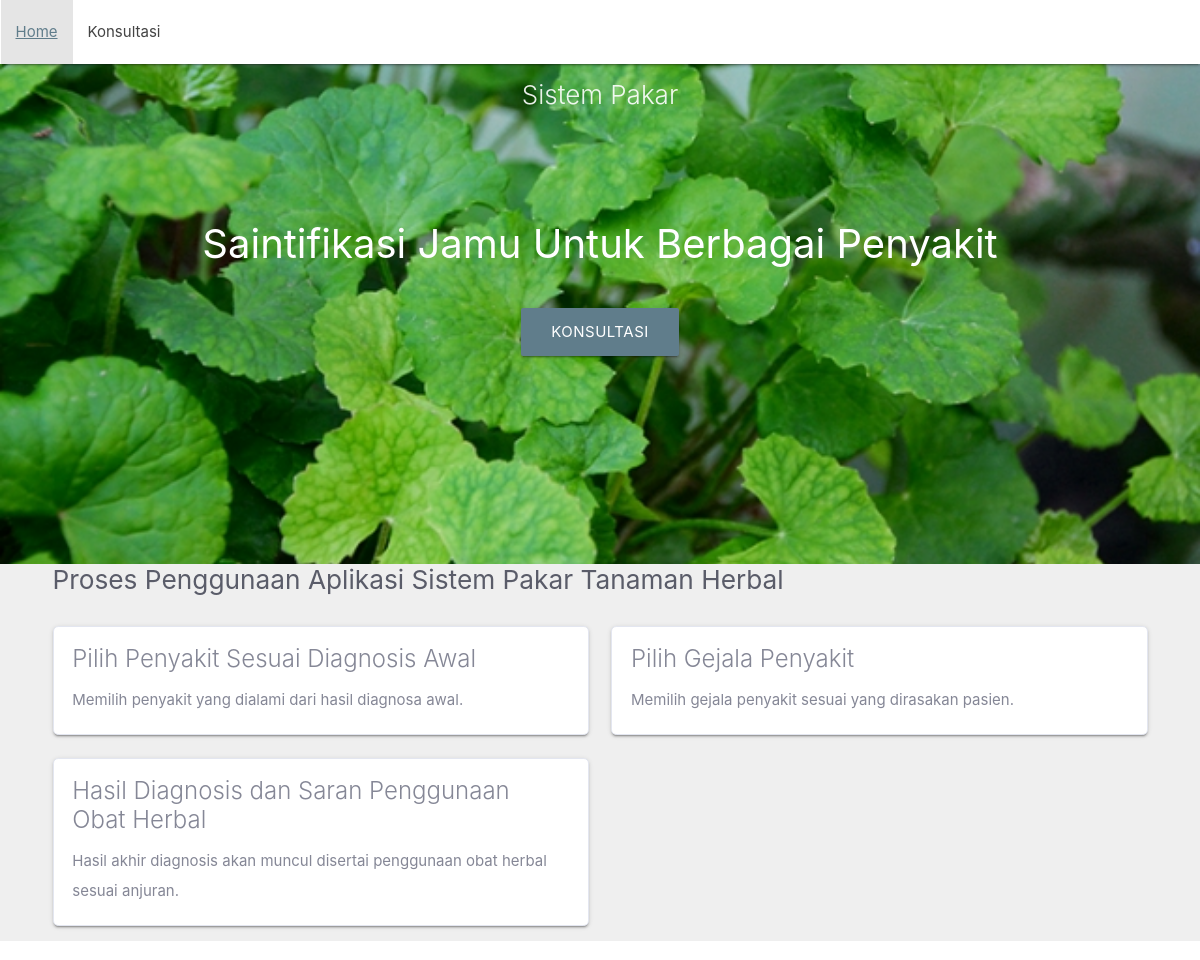
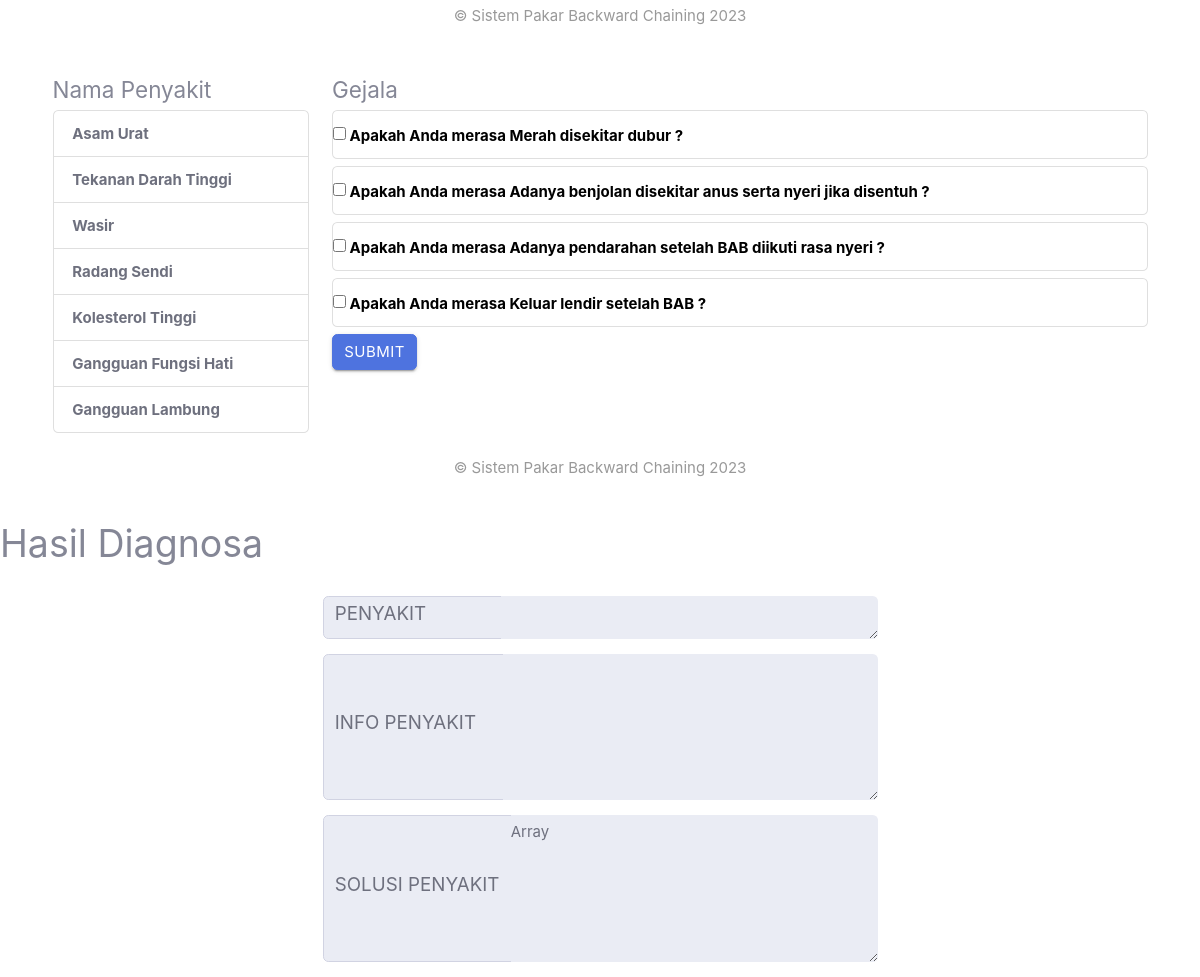
Screenshot of /result.php?selected=P03 with the database file from the repository (2 pictures, top to bottom).
### tables this page shows
CREATE TABLE `penyakit` (
  `id` int(10) NOT NULL,
  `kode` varchar(10) NOT NULL,
  `nama_penyakit` text NOT NULL,
  `keterangan` text NOT NULL
);

CREATE TABLE `gejala` (
  `id` int(10) NOT NULL,
  `kode` varchar(10) NOT NULL,
  `nama_gejala` text NOT NULL
);

### proses_backward.php (called while the page is built, shortened)
<?php
include_once "koneksi.php";
include_once "rekomendasi.php";
?>

### rekomendasi.php (the view, shortened to what this page needs)
<?php
    include_once "header.php";
    include_once "koneksi.php";
?>
<body>
    <section id="hero" class="d-flex flex-column justify-content-end align-items-center">
            <div class = "index-banner">
                <div class="container">
                    <div class="foward" style="background-color: white; margin: 2   rem; padding: 1rem 2rem; border-radius: 10px">
                    </div>
                </div>
            </div>
    </section>
    <?php
    if (!isset($_GET["hasil"])) {
    ?>
        <section id="about" class="contact">
            <div class="container">
            <div class="row">
                    <div class="col-3">
                        <h4>Nama Penyakit</h4>
                        <div class="list-group" id="list-tab" role="tablist">
                            <?php
                            $sql = "SELECT `kode`, `nama_penyakit`, `keterangan` FROM `penyakit`";
                            $result = $mysqli->query($sql);
                            if ($result->num_rows > 0) {
                                while ($row = $result->fetch_assoc()) {
                                    echo "<a class='list-group-item list-group-item-action btn-outline-primary' id='list-home-list' data-bs-toggle='list' href='?selected={$row['kode']}#{$row['kode']}' role='tab' aria-controls='home'><b>{$row['nama_penyakit']}</b></a>";
                                }
                            } else {
                                echo "Data kosong";
                            }
                            ?>
                        </div>
                    </div>
                    <div class="col-9">
                        <h4>Gejala</h4>
                        <div class="tab-content" id="nav-tabContent">
                            <div
                                class="tab-pane fade show active"
                                id="#<?php
                                        if(isset($_GET['selected'])) {
                                            echo $_GET['selected'];
                                        }
                                    ?>"
                                role="tabpanel" aria-labelledby="list-home-list">
                                <form method="POST">
                                    <?php
                                    if(isset($_GET['selected'])){
                                        $selected = $_GET['selected'];
                                    if ($selected != '') {
                                        $query = "SELECT * FROM `rules` WHERE `kode_penyakit`='{$selected}'";
                                        $raw = $mysqli->query($query);
                                        $selectedResult = $raw->fetch_assoc();
                                        $listGejala = explode(" ", $selectedResult['daftar_gejala']);
                                        }
                                        foreach ($listGejala as $i => $kodeGejala) {
                                            $getGejala = $mysqli->query("SELECT `nama_gejala` FROM `gejala` WHERE `kode`='{$kodeGejala}'");
                                            $gejala = $getGejala->fetch_row();
                                            if ($gejala != NULL) {
                                    ?>
                                                <div class="list-group">
                                                    <label class="list-group-item">
                                                        <input class="form-check-input" type="checkbox" value="<?php echo $listGejala[$i] ?> " name="selectedgejala[]"> Apakah Anda merasa <?php echo $gejala[0]; ?> ?
                                                    </label>
                                                </div>
                                    <?php
                                            } else {
                                                echo "";
                                            }
                                        }
                                    }
                                }
                                    ?>
                                    <input type='submit' name="submit" class='btn btn-primary' id='hasil'>
                                </form>
                            </div>
                        </div>
                    </div>
                </div>
            </div>
        </section>
	<div class="footer-copyright" style="padding: 0px 0px">
      <div class="container">
        <p align="center" style="color: #999">&copy; Sistem Pakar Backward Chaining 2023</p>
      </div>
    </div>

### assets/css/style.css (style rules this page uses)
p { line-height: 2rem; }
[type="checkbox"] { position: relative !important; left: 0px !important; opacity: 1 !important; }

### rows the page displays
penyakit: nama_penyakit "Asam Urat"
penyakit: nama_penyakit "Tekanan Darah Tinggi"
penyakit: nama_penyakit "Wasir"
penyakit: nama_penyakit "Radang Sendi"
penyakit: nama_penyakit "Kolesterol Tinggi"
penyakit: nama_penyakit "Gangguan Fungsi Hati"
penyakit: nama_penyakit "Gangguan Lambung"
gejala: nama_gejala "Merah disekitar dubur"
gejala: nama_gejala "Adanya benjolan disekitar anus serta nyeri jika disentuh"
gejala: nama_gejala "Adanya pendarahan setelah BAB diikuti rasa nyeri"
gejala: nama_gejala "Keluar lendir setelah BAB"
